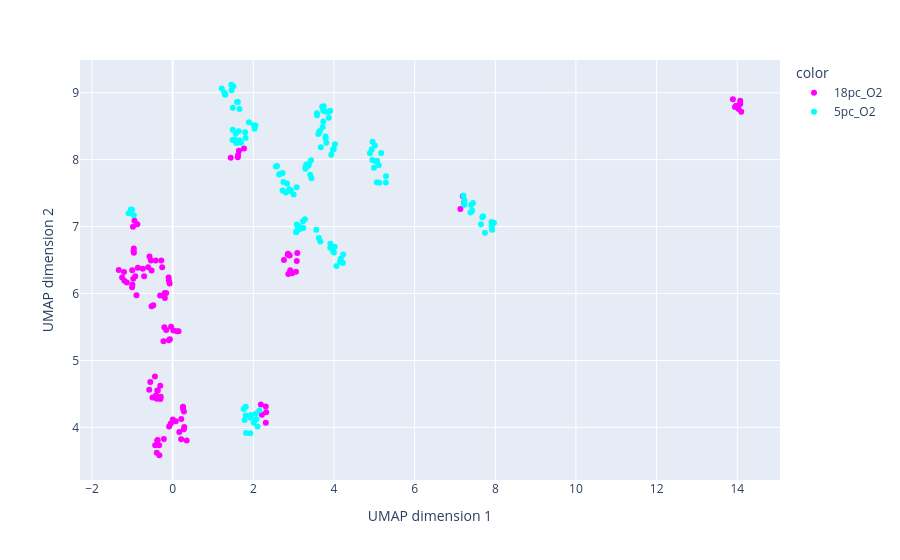

Notebook source saved alongside this figure:
### Code cell
import plotly.express as px
fig = px.scatter(x=clusterable_embedding[:,0], y=clusterable_embedding[:,1], color=tmp_train['Class'],color_discrete_sequence=["magenta", "cyan",'green','red','blue'])
# fig.set_size_inches(10,6)
fig.update_layout(
        xaxis_title='UMAP dimension 1',
        yaxis_title='UMAP dimension 2',
    )
fig.show()

### Figure 1 — Plotly figure (JSON) as saved in the notebook; plotly's stock layout.template omitted (floating-point values rounded to 4 significant figures; data arrays with more than 128 entries replaced by an {"elided": "..."} marker saying what was removed)
{"data": [{"hovertemplate": "color=18pc_O2<br>x=%{x}<br>y=%{y}<extra></extra>", "legendgroup": "18pc_O2", "marker": {"color": "magenta", "symbol": "circle"}, "mode": "markers", "name": "18pc_O2", "orientation": "v", "showlegend": true, "type": "scatter", "x": [-0.9622, -0.9607, -0.9707, 2.914, 2.961, 3.058, 2.867, 2.187, 2.309, 14.1, 14.03, 14.07, 13.94, -0.6067, -0.5742, 14.07, 13.97, 13.89, -0.1601, -0.1953, -0.1933, -0.3115, -0.5229, -0.4209, -0.5384, -0.977, -0.8621, -0.9281, -1.002, -0.48, -0.5229, 0.214, 0.07577, 0.2769, -0.3293, -0.3929, -0.7069, -0.7418, -0.3071, -0.5001, -0.415, 0.2877, 0.165, 0.2113, 0.3483, -1.007, -0.8971, -0.9973, -1.196, -1.134, -0.09237, -0.2277, -0.06847, 2.214, 2.319, 2.309, -0.2599, -0.2825, 7.194, 7.134, 7.225, -0.07396, -0.1008, -0.09474, 1.77, 1.621, 1.44, 1.615, 1.644, -0.9837, -0.9466, -0.8754, -1.207, -1.255, -1.336, 2.861, 2.901, 3.091, 2.759, 2.854, 3.077, 0.2581, 0.2795, 0.2572, 0.003523, -0.08732, -0.04526, -0.3823, -0.3357, -0.2171, -0.4331, -0.3717, -0.3968, -0.3793, -0.2957, -0.3044, -0.5814, -0.3692, -0.5546, -0.4398, -0.2066, -0.03873, -0.1598, 0.1085, 0.01795, 0.1459], "xaxis": "x", "y": [6.671, 6.611, 6.634, 6.348, 6.303, 6.325, 6.293, 4.343, 4.312, 8.715, 8.759, 8.831, 8.789, 6.393, 6.555, 8.88, 8.807, 8.905, 6.009, 6.009, 5.934, 5.969, 6.345, 6.493, 6.494, 6.22, 6.383, 6.258, 6.348, 5.825, 5.809, 4.126, 4.093, 3.972, 3.584, 3.623, 6.256, 6.369, 4.621, 4.445, 4.478, 4.004, 3.93, 3.822, 3.802, 6.094, 5.973, 6.131, 6.189, 6.163, 5.303, 5.286, 5.318, 4.187, 4.227, 4.071, 6.394, 6.493, 7.456, 7.263, 7.352, 6.151, 6.238, 6.199, 8.166, 8.069, 8.03, 8.035, 8.133, 6.999, 7.087, 7.036, 6.322, 6.241, 6.352, 6.594, 6.567, 6.606, 6.5, 6.578, 6.486, 4.279, 4.237, 4.308, 4.116, 4.012, 4.06, 3.804, 3.733, 3.826, 3.733, 3.811, 4.427, 4.55, 4.457, 4.423, 4.561, 4.552, 4.679, 4.759, 5.495, 5.505, 5.455, 5.435, 5.446, 5.437], "yaxis": "y"}, {"hovertemplate": "color=5pc_O2<br>x=%{x}<br>y=%{y}<extra></extra>", "legendgroup": "5pc_O2", "marker": {"color": "cyan", "symbol": "circle"}, "mode": "markers", "name": "5pc_O2", "orientation": "v", "showlegend": true, "type": "scatter", "x": {"elided": "139 float values"}, "xaxis": "x", "y": {"elided": "139 float values"}, "yaxis": "y"}], "layout": {"legend": {"title": {"text": "color"}, "tracegroupgap": 0}, "margin": {"t": 60}, "xaxis": {"anchor": "y", "domain": [0, 1], "title": {"text": "UMAP dimension 1"}}, "yaxis": {"anchor": "x", "domain": [0, 1], "title": {"text": "UMAP dimension 2"}}}}
